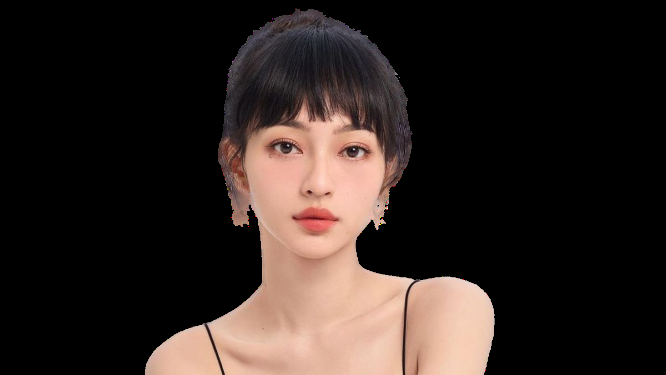
//> input picture test_data/01.png, 666 x 375 px
$ ./grok_test   (built with g++ and OpenCV 4)
//> lines starting //> are read from the running program, lines starting //| are printed output that depends on the picture; after the words box and inside, x2 and y2 are one past the last pixel; in counts of white or black regions, pixels touching at a corner belong together
#include <opencv2/opencv.hpp>
#include <iostream>

int main() {
    // Load the image with alpha channel
    cv::Mat img = cv::imread("test_data/01.png", cv::IMREAD_UNCHANGED);
//> img is the input picture: 375 rows x 666 cols, CV_8UC4; mean B, G, R, A 32.9, 36.8, 46.9, 65.1
    if (img.empty()) {
        std::cout << "Error: Could not load image!" << std::endl;
        return -1;
    }

    // Check if the image has an alpha channel
    if (img.channels() != 4) {
        std::cout << "Error: Image does not have an alpha channel!" << std::endl;
        return -1;
    }

    // Split into color (BGR) and alpha channels
    std::vector<cv::Mat> channels;
    cv::split(img, channels);
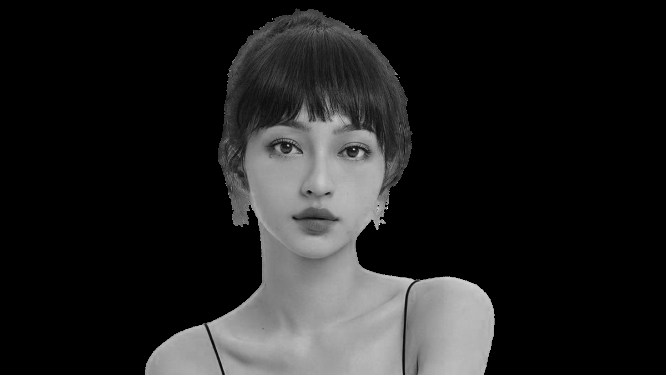
//> channels[0]: 375 rows x 666 cols, CV_8UC1; min 0, max 255, mean 32.9
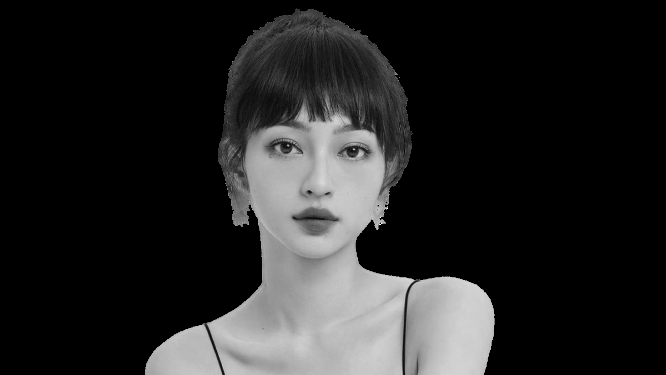
//> channels[1]: 375 rows x 666 cols, CV_8UC1; min 0, max 255, mean 36.8
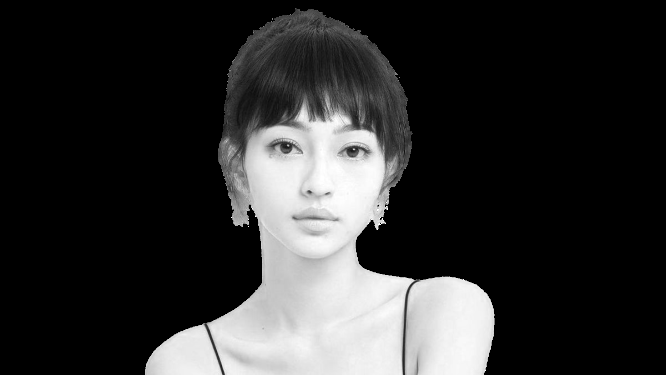
//> channels[2]: 375 rows x 666 cols, CV_8UC1; min 0, max 255, mean 46.9
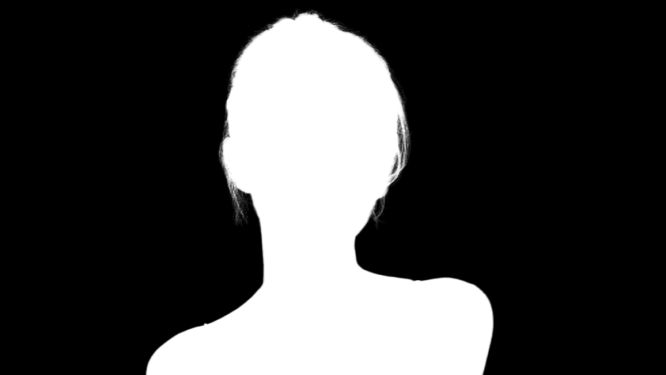
//> channels[3]: 375 rows x 666 cols, CV_8UC1; min 0, max 255, mean 65.1
    cv::Mat alpha = channels[3]; // Alpha channel (0-255)

    // Create a binary mask from the alpha channel (threshold at 1)
    cv::Mat mask;
    cv::threshold(alpha, mask, 1, 255, cv::THRESH_BINARY);
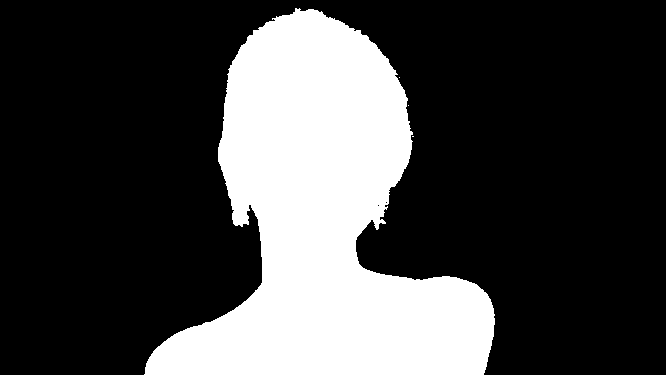
//> mask: 375 rows x 666 cols, CV_8UC1; 27% white; 4 white regions (3 under 20 px), largest, box (x1, y1, x2, y2) and area: (144, 8, 495, 375) 67498
    mask.convertTo(mask, CV_8UC1); // Ensure mask is single-channel

    // Dilate the mask to create a border (adjust kernel size for thicker border)
    cv::Mat kernel = cv::getStructuringElement(cv::MORPH_RECT, cv::Size(5, 5));
    cv::Mat dilatedMask;
    cv::dilate(mask, dilatedMask, kernel);
//> dilatedMask: 375 rows x 666 cols, CV_8UC1; 28.2% white; 1 white region, box (x1, y1, x2, y2) and area: (142, 6, 497, 375) 70378
    dilatedMask.convertTo(dilatedMask, CV_8UC1); // Ensure dilatedMask is single-channel

    // Create a white background (3 channels for BGR)
    cv::Mat whiteBg = cv::Mat::ones(img.size(), CV_8UC3) * 255;

    // Create the border by subtracting the original mask from the dilated mask
    cv::Mat border;
    cv::subtract(dilatedMask, mask, border); // Both should be single-channel
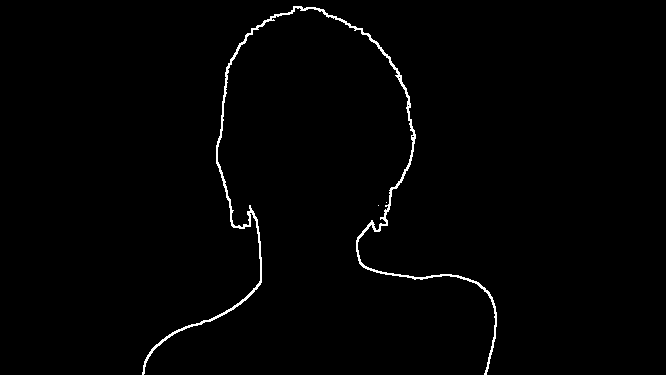
//> border: 375 rows x 666 cols, CV_8UC1; 1.2% white in thin lines or dots, all inside (x1, y1, x2, y2) = (142, 6, 497, 375)
    border.convertTo(border, CV_8UC1); // Ensure border is single-channel

    // Convert image to 3 channels (remove alpha) for consistency
    cv::Mat imgBGR;
    cv::cvtColor(img, imgBGR, cv::COLOR_BGRA2BGR);

    // Apply the image to the white background using the mask
    cv::Mat result = whiteBg.clone();
    imgBGR.copyTo(result, mask);

    // Create a colored border (3 channels)
    cv::Mat borderColored = cv::Mat::zeros(img.size(), CV_8UC3);
    borderColored.setTo(cv::Scalar(0, 0, 255), border); // Red border (BGR)

    // Add the border to the result
    cv::addWeighted(result, 1.0, borderColored, 1.0, 0.0, result);
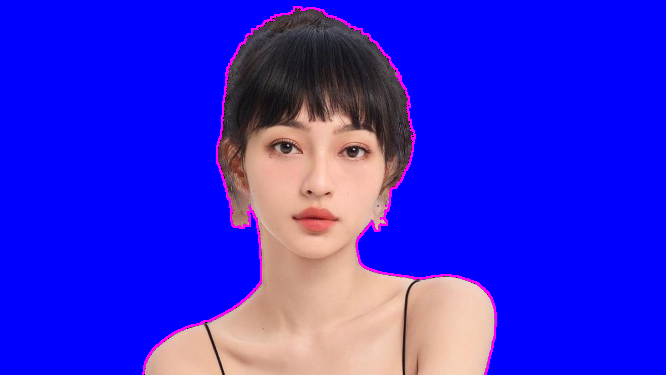
//> result: 375 rows x 666 cols, CV_8UC3; mean B, G, R 219, 36.8, 49.8

    // Save the result
    cv::imwrite("bordered_01.png", result);

    std::cout << "Image processed and saved as bordered_02.png" << std::endl;
    return 0;
}

$ run again, with test_data/03.png copied over test_data/01.png
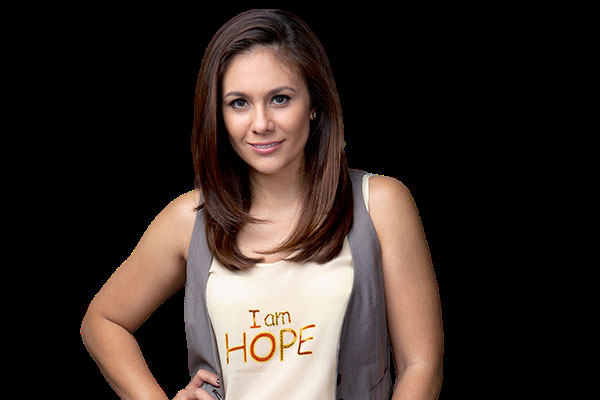
//> input picture test_data/03.png, 600 x 400 px
//> img is the input picture: 400 rows x 600 cols, CV_8UC4; mean B, G, R, A 39.1, 44, 54.7, 91.2
//> `cv::threshold(alpha, mask, 1, 255, cv::THRESH_BINARY);`:
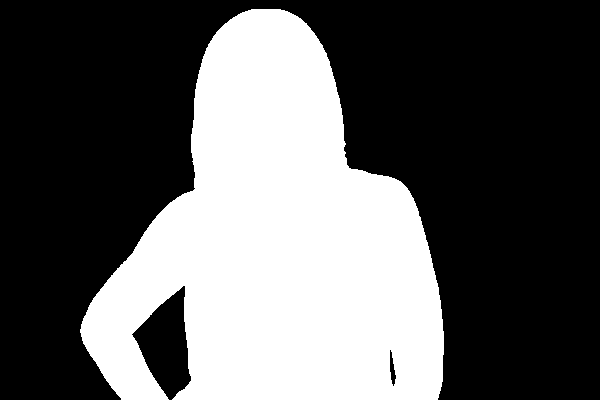
//> mask: 400 rows x 600 cols, CV_8UC1; 36.6% white; 1 white region, box (x1, y1, x2, y2) and area: (80, 9, 444, 400) 87841
//> dilatedMask: 400 rows x 600 cols, CV_8UC1; 37.9% white; 1 white region, box (x1, y1, x2, y2) and area: (78, 7, 446, 400) 91055
//> border: 400 rows x 600 cols, CV_8UC1; 1.3% white in thin lines or dots, all inside (x1, y1, x2, y2) = (78, 7, 446, 400)
//> `cv::addWeighted(result, 1.0, borderColored, 1.0, 0.0, result);`:
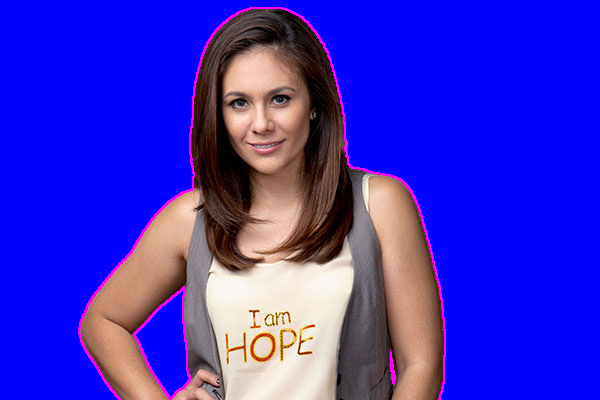
//> result: 400 rows x 600 cols, CV_8UC3; mean B, G, R 200.8, 44, 58

$ run again, with test_data/04.png copied over test_data/01.png
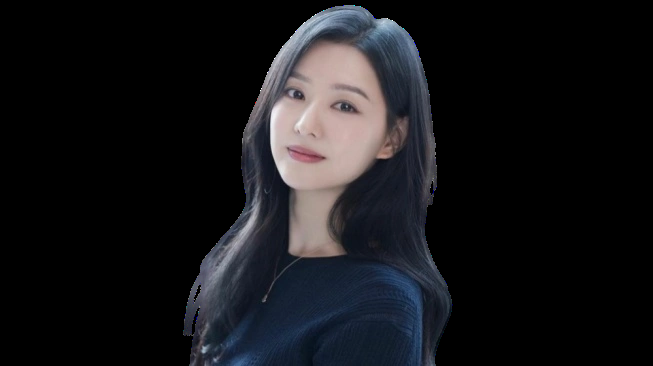
//> input picture test_data/04.png, 653 x 366 px
//> img is the input picture: 366 rows x 653 cols, CV_8UC4; mean B, G, R, A 24.7, 21.8, 21.8, 71.8
//> `cv::threshold(alpha, mask, 1, 255, cv::THRESH_BINARY);`:
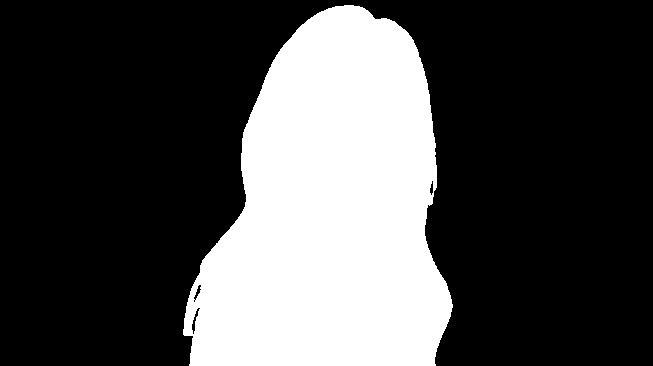
//> mask: 366 rows x 653 cols, CV_8UC1; 29.2% white; 1 white region, box (x1, y1, x2, y2) and area: (183, 5, 453, 366) 69767
//> dilatedMask: 366 rows x 653 cols, CV_8UC1; 30.1% white; 1 white region, box (x1, y1, x2, y2) and area: (181, 3, 455, 366) 72029
//> border: 366 rows x 653 cols, CV_8UC1; 0.95% white in thin lines or dots, all inside (x1, y1, x2, y2) = (181, 3, 455, 366)
//> `cv::addWeighted(result, 1.0, borderColored, 1.0, 0.0, result);`:
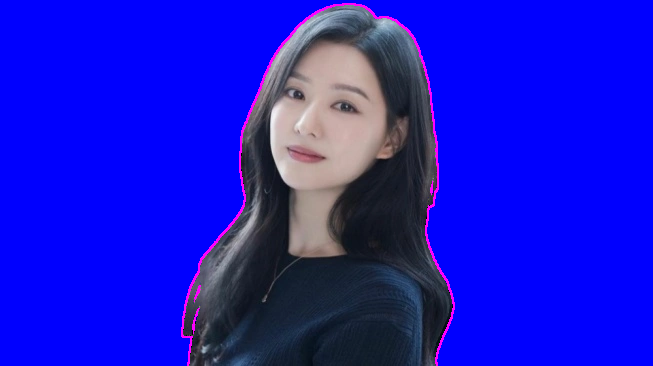
//> result: 366 rows x 653 cols, CV_8UC3; mean B, G, R 205.2, 21.8, 24.2
